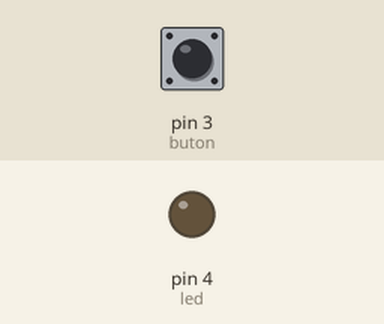
Bench run of a sketch on a simulated Arduino Uno, built with avr-gcc and run on an emulated ATmega328P. Parts: output pins drawn as LEDs (lit = HIGH). The test bench sets the inputs (shaded band); at power-on: pin 3 (buton) HIGH.

Above: at 1.2 s.
1.3 s: pin 3 (buton) pulled LOW for 0.15 s
At 1.37 s:
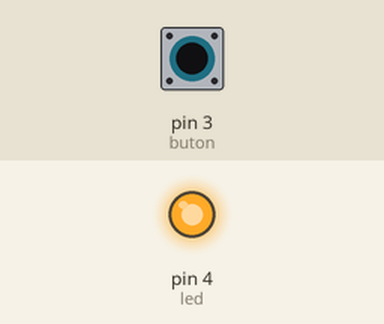
2.9 s: pin 3 (buton) pulled LOW for 3.2 s
At 6.1 s:
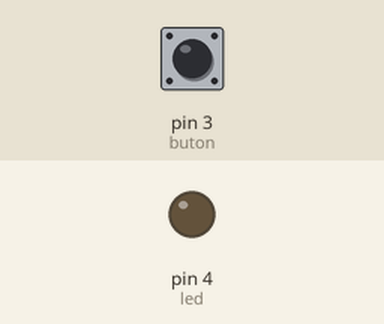
Timing chart, 0 to 7.6 s (numbered marks = the images above; inputs shaded):
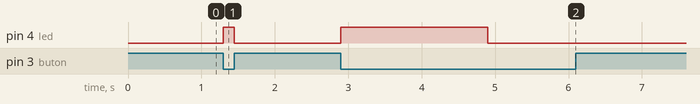

The sketch:

delayoff.ino
```cpp
/*
 * program mentine led aprins timp scurt la apasare buton
 * scris de Nicu FLORICA, 05.11.2018, Craiova
 */

#define buton 3
#define led 4
byte stare = 0;
unsigned long inceput = 0;
unsigned long gata = 2000;  // 2 secunde


void setup() {
  pinMode(buton, INPUT);
  digitalWrite(buton, HIGH);
  pinMode(led, OUTPUT);
  digitalWrite(led, LOW);
  stare = 0;
  inceput = millis();
}

void loop() {
if ((digitalRead(buton) == LOW) and (stare == 0)) // daca butonul este apasat
{
  stare = 1;
  digitalWrite(led, HIGH);
  inceput = millis();
}

if ((stare == 1) and (millis()-inceput > gata))
{
  digitalWrite(led, LOW);
}

if (digitalRead(buton) == HIGH)  // daca butonul este liber
{
  digitalWrite(led, LOW);
  stare = 0;
}
}  // sfarsit program
```

Measured:
- after the input at 1.3 s, pin 4 (led): LOW → HIGH at once, → LOW 0.15 s later
- after the input at 2.9 s, pin 4 (led): LOW → HIGH at once, → LOW 2.0 s later
